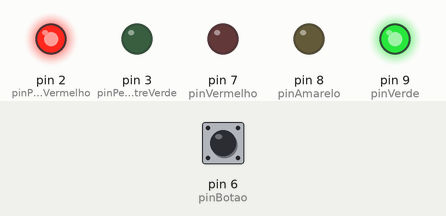
The sketch below on a simulated Arduino Uno, built with avr-gcc and run on an emulated ATmega328P. Parts: output pins drawn as LEDs (lit = HIGH). The test bench sets the inputs (shaded band); at power-on: pin 6 (pinBotao) LOW.

Above: at 1.2 s.
1.3 s: pin 6 (pinBotao) pulled HIGH for 0.15 s
At 2.5 s:
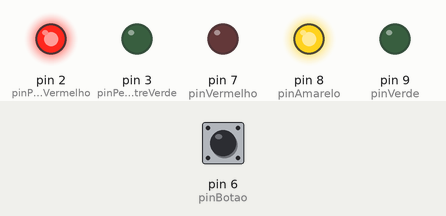
2.9 s: pin 6 (pinBotao) pulled HIGH for 1 s
At 3.8 s:
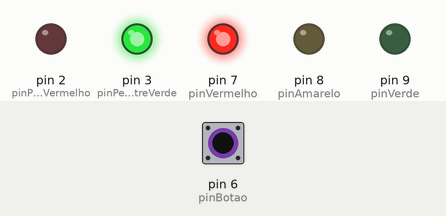
5.4 s: pin 6 (pinBotao) pulled HIGH for 3.2 s
At 5.7 s:
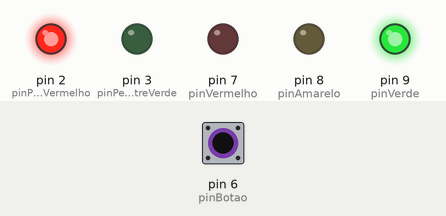
Timing chart, 0 to 8.4 s (numbered marks = the images above; inputs shaded):
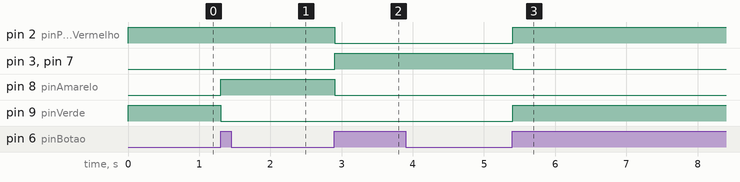

The sketch:

Semaforo.ino
```cpp
int pinVermelho = 7;
int pinAmarelo = 8;
int pinVerde = 9;
int pinBotao = 6;
int pinPedestreVerde = 3;
int pinPedestreVermelho = 2;

int faseSemaforo = 1;

int estadoBotao;
int estadoAnteriorBotao;

void setup() {
  // put your setup code here, to run once:
  pinMode(pinVerde, OUTPUT);
  pinMode(pinAmarelo, OUTPUT);
  pinMode(pinVermelho, OUTPUT);
  pinMode(pinBotao, INPUT);
  pinMode(pinPedestreVerde, OUTPUT);
  pinMode(pinPedestreVermelho, OUTPUT);
  estadoAnteriorBotao = digitalRead(pinBotao);
}

void loop() {
  // put your main code here, to run repeatedly:
  estadoBotao = digitalRead(pinBotao);

    if((estadoBotao == HIGH) && (estadoAnteriorBotao == LOW)){

      if(faseSemaforo < 3){
        faseSemaforo = faseSemaforo + 1;
      }else{
        faseSemaforo = 1;
      }
    }

    estadoAnteriorBotao = estadoBotao;

  if(faseSemaforo == 1){
    digitalWrite(pinVerde, HIGH);
    digitalWrite(pinAmarelo, LOW);
    digitalWrite(pinVermelho, LOW);

    digitalWrite(pinPedestreVerde, LOW);
    digitalWrite(pinPedestreVermelho, HIGH);
  }
  if(faseSemaforo == 2){
    digitalWrite(pinVerde, LOW);
    digitalWrite(pinAmarelo, HIGH);
    digitalWrite(pinVermelho, LOW);

    digitalWrite(pinPedestreVerde, LOW);
    digitalWrite(pinPedestreVermelho, HIGH);
  }
  if(faseSemaforo == 3){
    digitalWrite(pinVerde, LOW);
    digitalWrite(pinAmarelo, LOW);
    digitalWrite(pinVermelho, HIGH);

    digitalWrite(pinPedestreVerde, HIGH);
    digitalWrite(pinPedestreVermelho, LOW);
  }

  delay(100);
}
```

Measured:
- after the input at 1.3 s, pin 8 (pinAmarelo): LOW → HIGH at once; pin 9 (pinVerde): HIGH → LOW at once
- after the input at 2.9 s, pin 2 (pinPedestreVermelho), pin 8 (pinAmarelo): HIGH → LOW at once; pin 3 (pinPedestreVerde), pin 7 (pinVermelho): LOW → HIGH at once
- after the input at 5.4 s, pin 2 (pinPedestreVermelho), pin 9 (pinVerde): LOW → HIGH at once; pin 3 (pinPedestreVerde), pin 7 (pinVermelho): HIGH → LOW at once
